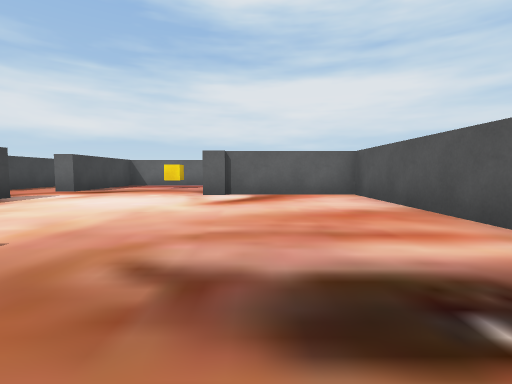
View 1 (above)

23 first-person views from a walk through a Unity game level. The camera is 0.51 m above the floor, tilts 4° down and sees 85° across. The floor is counted in squares, 1 m on a side. Each view is taken from the middle of a square. On the plan, view 1 faces up. The plan holds only what a view shows up to about 9 squares ahead; the rest is blank.

View 2
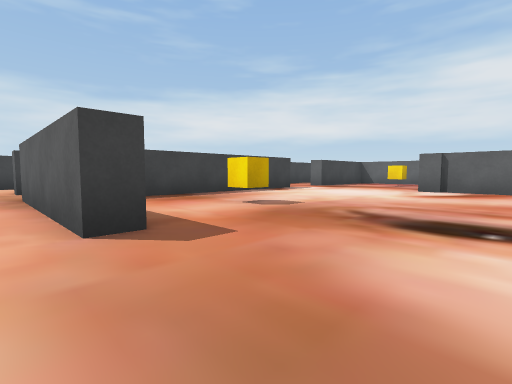

View 3
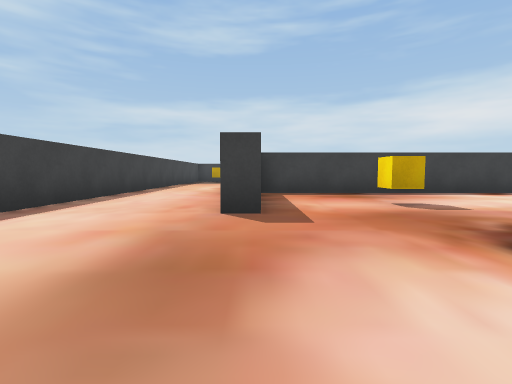

View 4
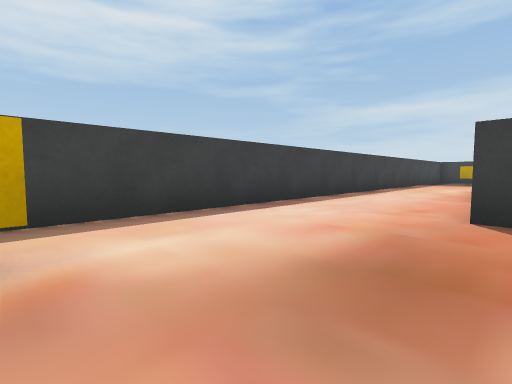

View 5
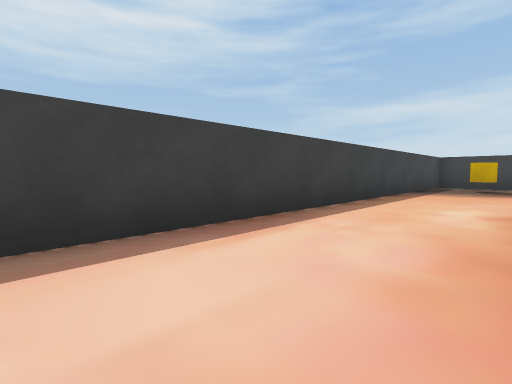

View 6
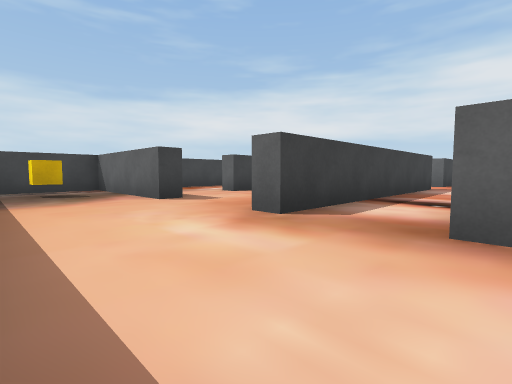

View 7
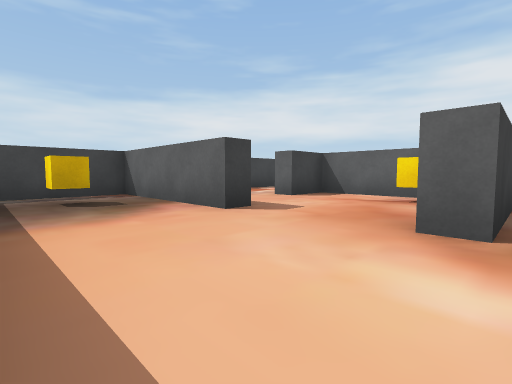

View 8
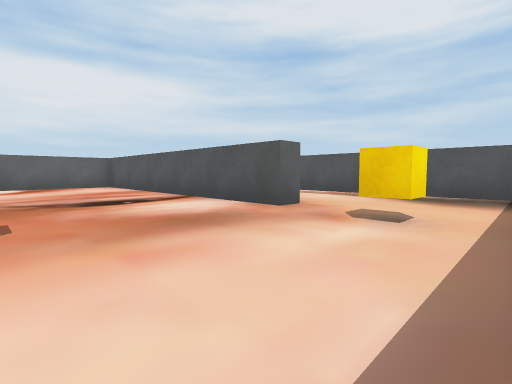

View 9
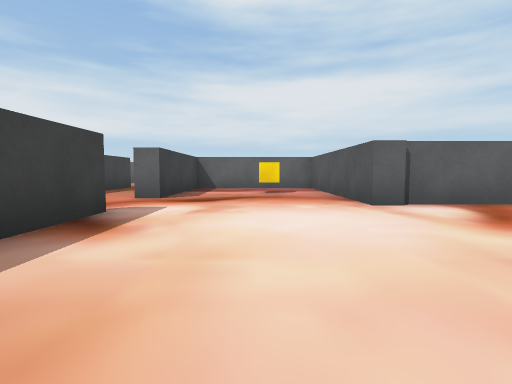

View 10
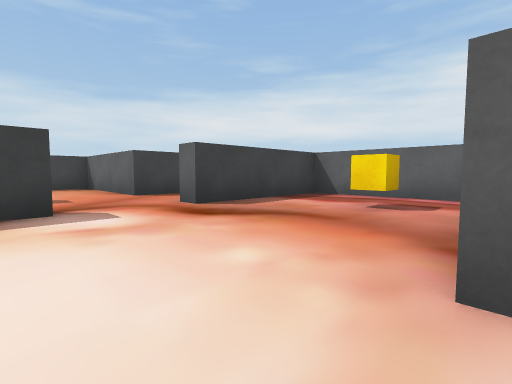

View 11
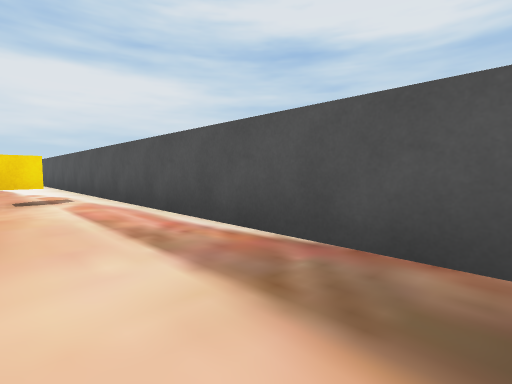

View 12
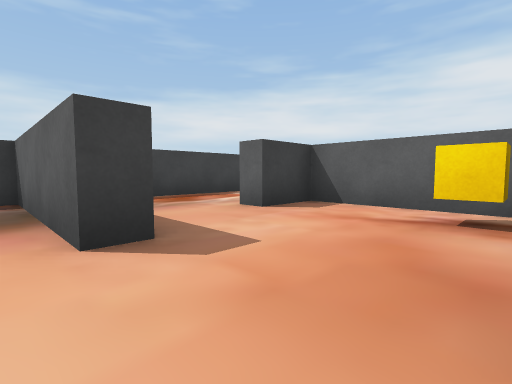

View 13
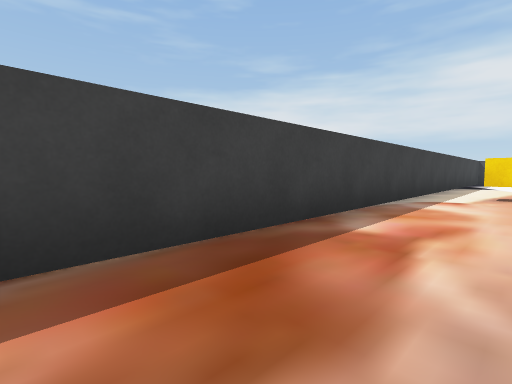

View 14
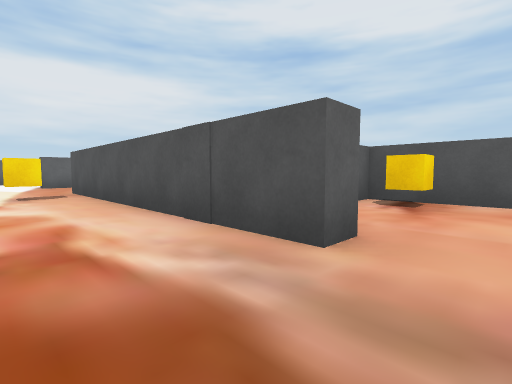

View 15
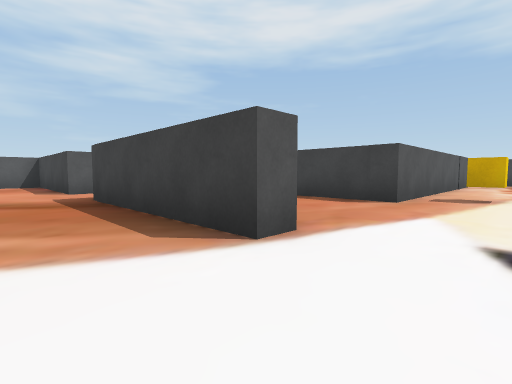

View 16
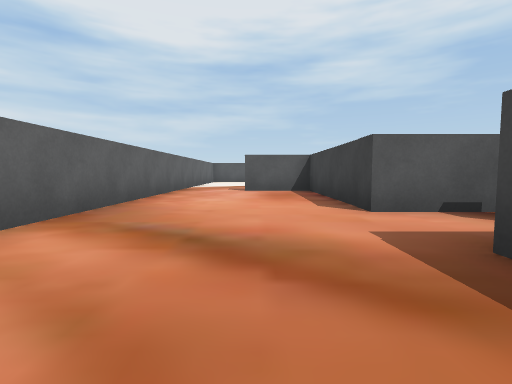

View 17
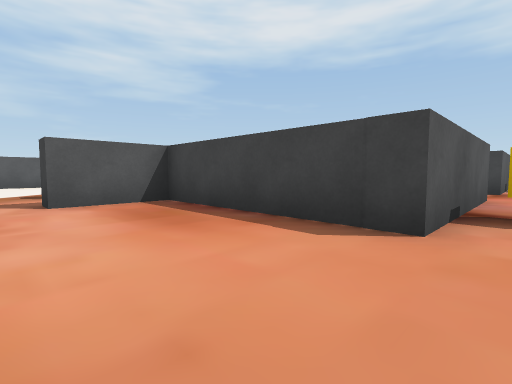

View 18
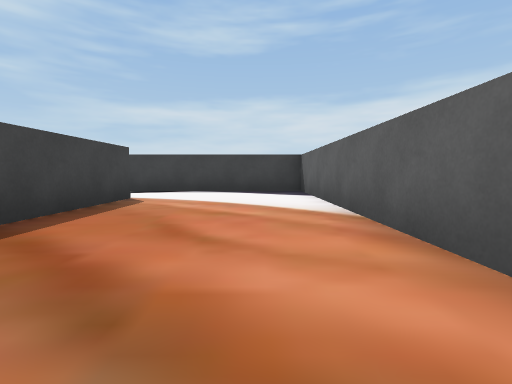

View 19
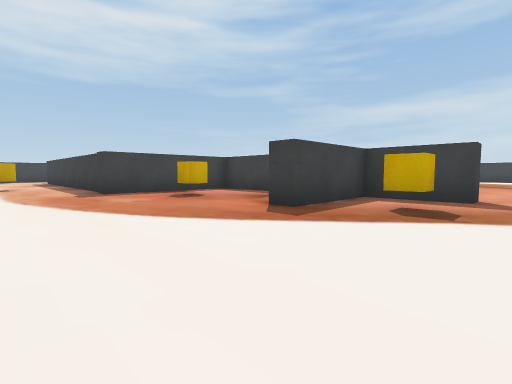

View 20
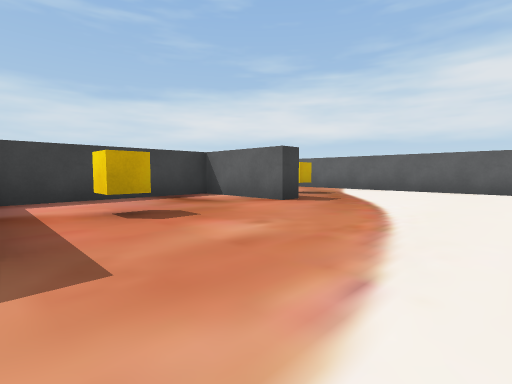

View 21
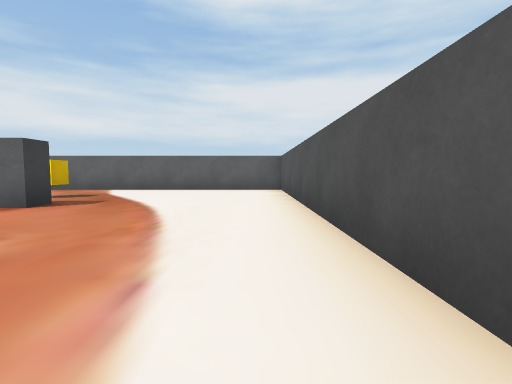

View 22
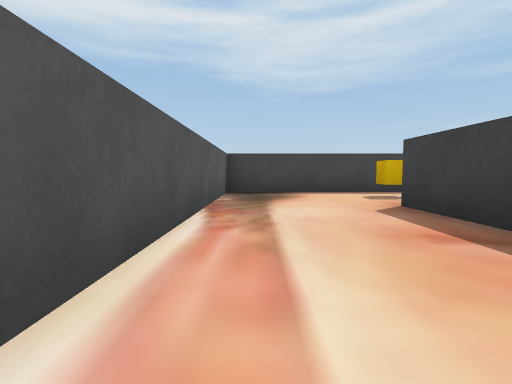

View 23
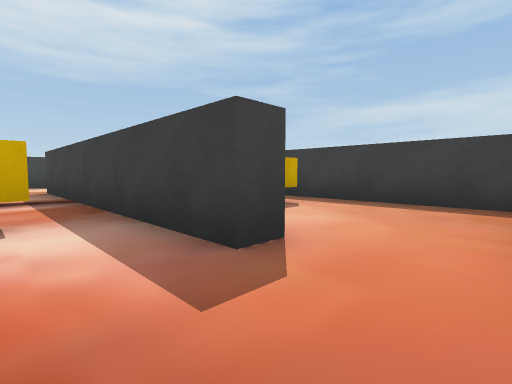

### Floor plan
Ten units are one square. View 1 is at (0, 0); x grows to the right and y downward. Boxes are objects, and circles mark ways between rooms. Rooms are numbered by the first view taken in them; rooms with no view inside come last. Other rooms are left out.
<svg viewBox="-142 -158 205 205">
<path fill="none" stroke="#000" d="M-14 9 -14 14 -55 14M-77 -1 -77 -23 -109 -23 -109 -10M-72 14 -78 14M-49 -56 -49 9M28 13 23 13 23 -63 -12 -63 -12 -110 -49 -110 -49 -75M-101 10 -101 14 -137 14 -137 42 58 42 58 25M-137 -106 -137 0M-111 -110 -115 -110M-109 -10 -114 -10 -114 -80 -92 -80M-72 -110 -72 -75 -109 -75 -109 -30M-49 -75 -54 -75 -54 -115 -12 -115 -12 -133 -7 -133M-78 -56 -72 -56 -72 14M-115 -110 -115 -115 -72 -115M-54 -30 -54 -56M-4 -153 -137 -153 -137 -106M-7 -133 -7 -115 17 -115 17 -110 -7 -110 -7 -69 28 -69 28 -34M28 -6 28 13M58 25 58 -153 -4 -153"/>
<rect x="-125" y="25" width="10" height="10" fill="#bbb"><title>cube</title></rect>
<rect x="-85" y="-15" width="10" height="10" fill="#bbb"><title>cube</title></rect>
<rect x="-35" y="-15" width="10" height="10" fill="#bbb"><title>cube</title></rect>
<rect x="-35" y="-95" width="10" height="10" fill="#bbb"><title>cube</title></rect>
<rect x="15" y="25" width="10" height="10" fill="#bbb"><title>cube</title></rect>
<rect x="-125" y="-75" width="10" height="10" fill="#bbb"><title>cube</title></rect>
<rect x="-105" y="-45" width="10" height="10" fill="#bbb"><title>cube</title></rect>
<rect x="-65" y="-45" width="10" height="10" fill="#bbb"><title>cube</title></rect>
<rect x="-65" y="-105" width="10" height="10" fill="#bbb"><title>other object</title></rect>
<rect x="5" y="-85" width="10" height="10" fill="#bbb"><title>cube</title></rect>
<rect x="5" y="-135" width="10" height="10" fill="#bbb"><title>cube</title></rect>
<rect x="35" y="-45" width="10" height="10" fill="#bbb"><title>cube</title></rect>
<circle cx="-110" cy="0" r="3" fill="#2a7"/>
<circle cx="-50" cy="-65" r="3" fill="#2a7"/>
<circle cx="-60" cy="10" r="3" fill="#2a7"/>
<circle cx="45" cy="15" r="3" fill="#2a7"/>
<circle cx="-125" cy="-110" r="3" fill="#2a7"/>
<circle cx="-10" cy="-140" r="3" fill="#2a7"/>
<text x="-30" y="-10">1</text>
<text x="-120" y="-60">2</text>
<text x="-70" y="-100">3</text>
<text x="30" y="-80">4</text>
</svg>
Room 1 opens to room 2. Room 1 opens to room 3. Room 1 opens to room 4. Room 2 opens to room 3. Room 3 opens to room 4.

Where each view was taken, in squares from view 1:
view 1: 0 up, 0 right, facing up
view 2: 2 down, 1 right, facing up-left
view 3: 1 down, 2 right, facing left
view 4: 1 down, 2 right, facing down-left
view 5: 2 down, 3 left, facing down-left
view 6: 4 down, 5 left, facing up-left
view 7: 4 down, 7 left, facing up-left
view 8: 4 down, 1 left, facing up-right
view 9: 2 up, 3 left, facing up
view 10: 5 up, 1 left, facing up-left
view 11: 2 down, 4 right, facing up-right
view 12: 2 down, 8 left, facing up-left
view 13: 0 up, 12 left, facing up-left
view 14: 0 up, 13 left, facing up-right
view 15: 13 up, 13 left, facing down-right
view 16: 13 up, 9 left, facing right
view 17: 14 up, 6 left, facing down-right
view 18: 14 up, 6 left, facing left
view 19: 14 up, 5 right, facing down-left
view 20: 7 up, 5 right, facing up-left
view 21: 7 up, 5 right, facing up
view 22: 3 up, 5 right, facing down
view 23: 7 up, 6 left, facing down-left
